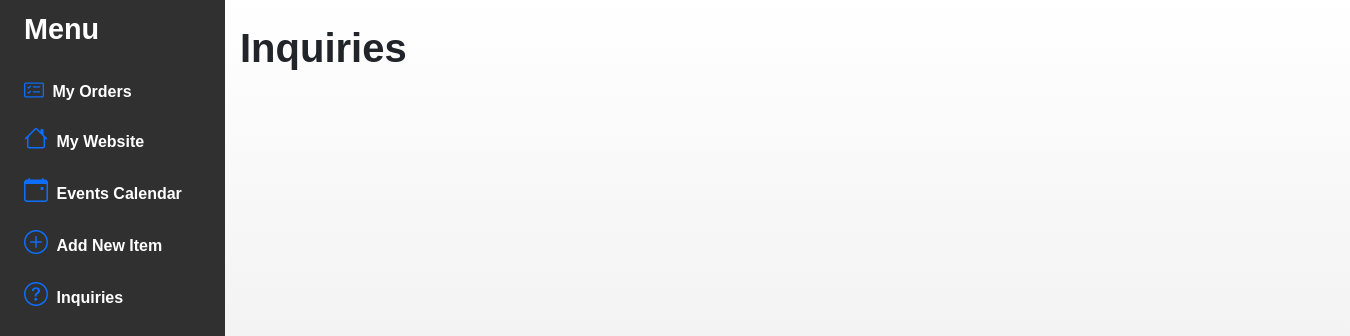
The app's page /PHP/admin/inquiries.php, older data.
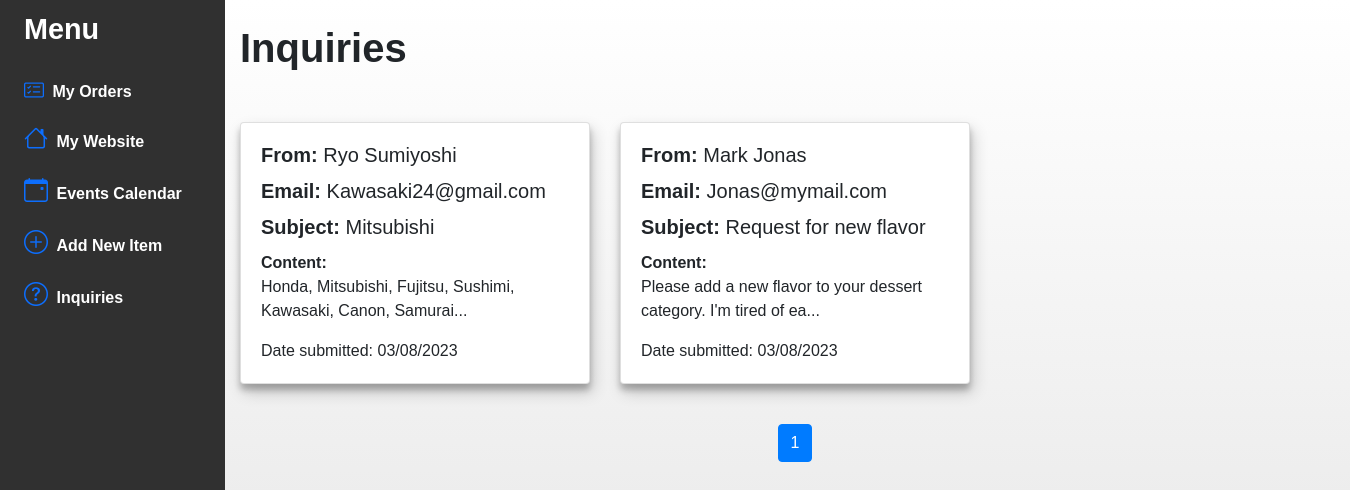
The same page, newer data.
### tables this page shows
CREATE TABLE `inquiries` (
  `inquiryId` int(11) NOT NULL,
  `senderName` varchar(255) NOT NULL,
  `email` varchar(255) NOT NULL,
  `subject` varchar(255) NOT NULL,
  `message` text NOT NULL,
  `submission_date` timestamp NOT NULL DEFAULT current_timestamp()
);

### PHP/admin/inquiries.php (the view, shortened to what this page needs)
<?php
    include "header.php";
    include "../../includes/database.inc.php";
    include_once '../../includes/adminSidePanel.inc.php';
?>
<div class="container">
  <h1 style="margin-left: 0;">Inquiries</h1>
  <div class="row row-inq" id="messageGrid">
    <?php
    $results_per_page = 9;
    $current_page = isset($_GET['page']) ? $_GET['page'] : 1;
    $start_index = ($current_page - 1) * $results_per_page;
    $sql = "SELECT * FROM inquiries LIMIT $start_index, $results_per_page";
    $result = mysqli_query($conn, $sql);
    while ($row = mysqli_fetch_assoc($result)) {
      $id = $row['inquiryId'];
      $title = $row['subject'];
      $email = $row['email'];
      $senderName = $row['senderName'];
      $content = $row['message'];
      $limitedContent = substr($content, 0, 70);
      $dateTime = new DateTime($row['submission_date']);
      $month = $dateTime->format('m');
      $day = $dateTime->format('d');
      $year = $dateTime->format('Y');
      echo "<div class='col-lg-4 col-md-6 col-sm-12'>";
      echo "<div class='card' data-toggle='modal' data-target='#messageModal-" . $id . "'>";
      echo "<div class='card-body'>
              <h5 class='card-title'><b>From:</b> $senderName</h5>
              <h5 class='card-title'><b>Email:</b> $email</h5>
              <h5 class='card-title'><b>Subject:</b> $title</h5>
              <p class='card-title' style='margin-bottom: 0'><b>Content:</b></p>
              <p class='card-text'>$limitedContent...</p>
              <span class='card-text'>Date submitted: $day/$month/$year</span>
            </div>
          </div>
        </div>
      ";
    }
    ?>
  </div>
  <ul class="pagination">
    <?php
    $sql_count = "SELECT COUNT(*) AS total FROM inquiries;";
    $result_count = mysqli_query($conn, $sql_count);
    $row_count = mysqli_fetch_assoc($result_count);
    $total_pages = ceil($row_count['total'] / $results_per_page);
    for ($i = 1; $i <= $total_pages; $i++) {
      echo "<li class='page-item" . ($i == $current_page ? ' active' : '') . "'>";
      echo "<a class='page-link' href='?page=$i'>$i</a>";
      echo "</li>";
    }
    ?>
  </ul>
</div>
<?php
    include "footer.php";
?>

### PHP/admin/header.php (shortened to what this page needs)
<!DOCTYPE html>
<html>
<head>
	<link href="https://cdn.jsdelivr.net/npm/bootstrap@5.0.2/dist/css/bootstrap.min.css" rel="stylesheet">
	<link href="https://cdn.jsdelivr.net/npm/bootstrap@5.1.3/dist/css/bootstrap.min.css" rel="stylesheet">
	<link rel="stylesheet" href="https://maxcdn.bootstrapcdn.com/bootstrap/4.0.0/css/bootstrap.min.css">
	<link rel="stylesheet" href="https://cdn.jsdelivr.net/npm/bootstrap-icons@1.5.0/font/bootstrap-icons.css">
	<link rel="stylesheet" href="https://maxcdn.bootstrapcdn.com/bootstrap/4.5.2/css/bootstrap.min.css">
	<link rel="stylesheet" href="../../css/style.css">
	<link rel="stylesheet" href="../../css/admin.css">
	<link rel="stylesheet" href="../../css/profile-dropdown.css">
	<link rel="stylesheet" href="../../css/addProduct.css">
	<link rel="stylesheet" href="../../css/manageOrders.css">
	<link rel="stylesheet" href="../../css/inquiries.css">
</head>
<body>

### includes/adminSidePanel.inc.php (shortened to what this page needs)
<?php
echo '<div class=\'container-fluid\'>
    <div class=\'row flex-nowrap\'>
        <div class=\'col-auto col-md-3 col-xl-2 px-sm-2 px-0\' style=\'background-color: #303030;\'>
            <div class="d-flex flex-column align-items-center align-items-sm-start px-3 pt-2 text-white min-vh-100">
                <a href=\'#\' class=\'d-flex align-items-center pb-3 mb-md-0 me-md-auto text-white text-decoration-none\'>
                    <span class=\'d-none d-sm-inline\' style=\'font-weight: bold;font-size: 1.8em;\'>Menu</span>
                </a>
                <ul class=\'nav nav-pills flex-column mb-sm-auto mb-0 align-items-center align-items-sm-start\' id=\'menu\'>
                    <li class=\'nav-item\'>
                        <a href=\'manageOrders.php\' class=\'nav-link align-middle px-0\'>
                            <i class=\'fs-5 bi-card-checklist\'></i> <span class=\'ms-1 d-none d-sm-inline\'>My Orders</span>
                        </a>
                    </li>
                    <li>
                        <a href=\'#submenu1\' data-bs-toggle=\'collapse\' class=\'nav-link px-0 align-middle\'>
                            <i class=\'fs-4 bi-house\'></i> <span class=\'ms-1 d-none d-sm-inline\'>My Website</span> </a>
                    </li>
                    <li>
                        <a href=\'../admin/eventCalendar.php\' class=\'nav-link px-0 align-middle\'>
                            <i class=\'fs-4 bi-calendar-event\'></i> <span class=\'ms-1 d-none d-sm-inline\'>Events Calendar</span> </a>
                    </li>
                    <li>
                        <a href=\'addProduct.php\' class=\'nav-link px-0 align-middle\'>
                            <i class=\'fs-4 bi-plus-circle\'></i> <span class=\'ms-1 d-none d-sm-inline\'>Add New Item</span> </a>
                    </li>
                    <li>
                        <a href=\'../admin/inquiries.php\' class=\'nav-link px-0 align-middle\'>
                            <i class=\'fs-4 bi-question-circle\'></i> <span class=\'ms-1 d-none d-sm-inline\'>Inquiries</span> </a>
                    </li>
                </ul>
            </div>
        </div>';

### PHP/admin/footer.php (shortened to what this page needs)
</body>
</html>

### css/style.css (style rules this page uses)
* { font-family: 'Helvetica', 'Arial', sans-serif; }
h1, h2, h3, h4 { margin: 24px 0px 24px 35px; }
h1 { font-weight: 700; }
body { overflow-y: hidden; margin: 0; position: relative; min-height: 100vh; display: flex; background: linear-gradient(to bottom, #ffffff, #e2e2e2); flex-direction: column; }

### css/admin.css (style rules this page uses)
span.d-sm-inline { color:white; font-size: 1em; font-weight: bold; transition: color 0.3s; }

### css/addProduct.css (style rules this page uses)
body { overflow-x: hidden; overflow-y:auto; }

### css/inquiries.css (style rules this page uses)
.row-inq { margin-top: 50px; }
.card { margin-bottom: 20px; cursor: pointer; background-color: white; transition: background-color 200ms ease-in; box-shadow: 3px 8px 16px rgba(0,0,0,0.19), 0 6px 6px rgba(0,0,0,0.23); }
.pagination { justify-content: center; margin-top: 20px; }

Row changes from the older to the newer data that the page shows:
added inquiries: senderName "Ryo Sumiyoshi", email "Kawasaki24@gmail.com", subject "Mitsubishi", message "Honda, Mitsubishi, Fujitsu, Sushimi, Kawasaki, Canon, Samurai", submission_date "03", submission_date "08", submission_date "2023"
added inquiries: senderName "Mark Jonas", email "Jonas@mymail.com", subject "Request for new flavor", message "Please add a new flavor to your dessert category. I'm tired of ea", submission_date "03", submission_date "08", submission_date "2023"
Text that changed along with them:
new list line: "1"
